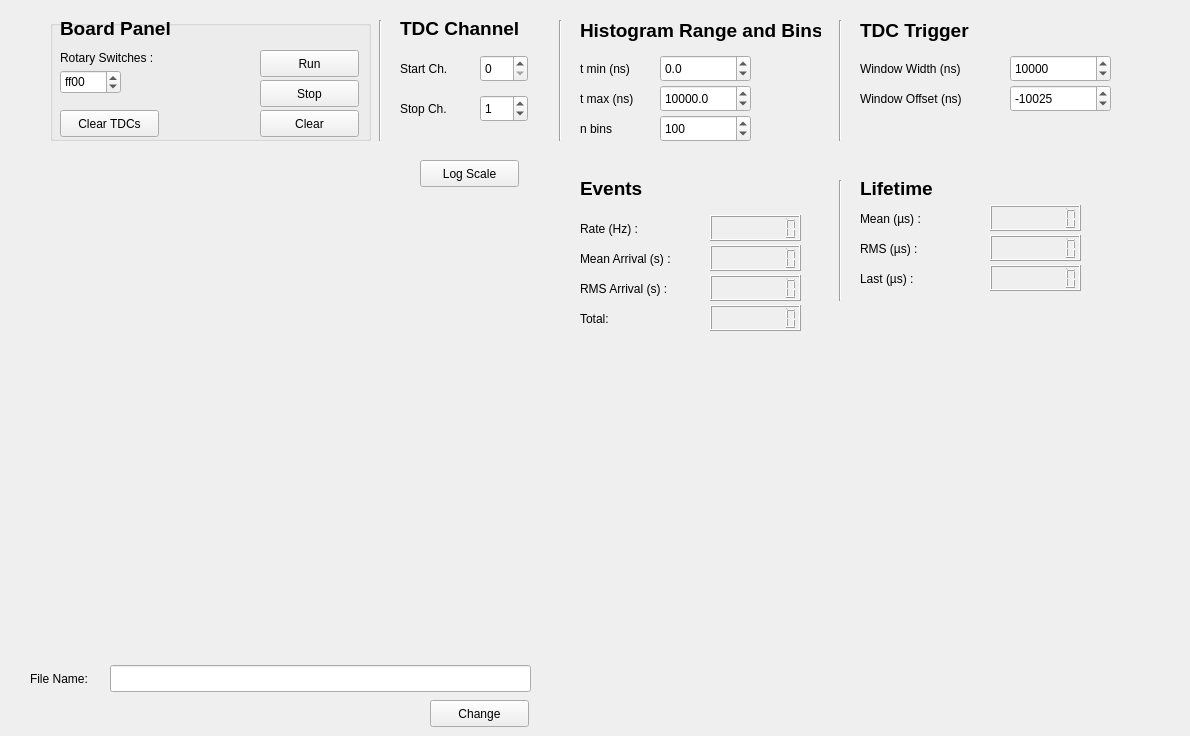
    <widget class="QWidget" name="tab_3">
     <attribute name="title">
      <string>TDC</string>
     </attribute>
     <widget class="QGroupBox" name="groupBox_3">
      <property name="geometry">
       <rect>
        <x>50</x>
        <y>20</y>
        <width>321</width>
        <height>121</height>
       </rect>
      </property>
      <property name="title">
       <string/>
      </property>
      <widget class="QLabel" name="label_board_rotary_switches_tdc">
       <property name="geometry">
        <rect>
         <x>10</x>
         <y>30</y>
         <width>121</width>
         <height>16</height>
        </rect>
       </property>
       <property name="text">
        <string>Rotary Switches :</string>
       </property>
      </widget>
      <widget class="QSpinBox" name="spinBox_rotary_switches_tdc">
       <property name="geometry">
        <rect>
         <x>10</x>
         <y>50</y>
         <width>61</width>
         <height>24</height>
        </rect>
       </property>
       <property name="inputMethodHints">
        <set>Qt::ImhDigitsOnly</set>
       </property>
       <property name="prefix">
        <string/>
       </property>
       <property name="maximum">
        <number>65535</number>
       </property>
       <property name="value">
        <number>65280</number>
       </property>
       <property name="displayIntegerBase">
        <number>16</number>
       </property>
      </widget>
      <widget class="QPushButton" name="pushButton_clear_tdc">
       <property name="geometry">
        <rect>
         <x>10</x>
         <y>90</y>
         <width>99</width>
         <height>27</height>
        </rect>
       </property>
       <property name="text">
        <string>Clear TDCs</string>
       </property>
      </widget>
      <widget class="QLabel" name="board_pannel_label">
       <property name="geometry">
        <rect>
         <x>10</x>
         <y>0</y>
         <width>121</width>
         <height>17</height>
        </rect>
       </property>
       <property name="font">
        <font>
         <pointsize>14</pointsize>
         <weight>75</weight>
         <bold>true</bold>
        </font>
       </property>
       <property name="text">
        <string>Board Panel</string>
       </property>
      </widget>
      <widget class="QPushButton" name="pushButton_start_run">
       <property name="geometry">
        <rect>
         <x>210</x>
         <y>30</y>
         <width>99</width>
         <height>27</height>
        </rect>
       </property>
       <property name="text">
        <string>Run</string>
       </property>
      </widget>
      <widget class="QPushButton" name="pushButton_stop_run">
       <property name="geometry">
        <rect>
         <x>210</x>
         <y>60</y>
         <width>99</width>
         <height>27</height>
        </rect>
       </property>
       <property name="text">
        <string>Stop</string>
       </property>
      </widget>
      <widget class="QPushButton" name="pushButton_clear_bars">
       <property name="geometry">
        <rect>
         <x>210</x>
         <y>90</y>
         <width>99</width>
         <height>27</height>
        </rect>
       </property>
       <property name="text">
        <string>Clear</string>
       </property>
      </widget>
     </widget>
     <widget class="QCustomPlot" name="widget_qcp" native="true">
      <property name="geometry">
       <rect>
        <x>30</x>
        <y>150</y>
        <width>501</width>
        <height>501</height>
       </rect>
      </property>
      <widget class="QPushButton" name="log_pushButton">
       <property name="geometry">
        <rect>
         <x>390</x>
         <y>10</y>
         <width>99</width>
         <height>27</height>
        </rect>
       </property>
       <property name="text">
        <string>Log Scale</string>
       </property>
      </widget>
     </widget>
     <widget class="QWidget" name="widget_bar_config" native="true">
      <property name="geometry">
       <rect>
        <x>570</x>
        <y>20</y>
        <width>251</width>
        <height>131</height>
       </rect>
      </property>
      <widget class="QDoubleSpinBox" name="doubleSpinBox_tmin">
       <property name="geometry">
        <rect>
         <x>90</x>
         <y>35</y>
         <width>91</width>
         <height>27</height>
        </rect>
       </property>
       <property name="decimals">
        <number>1</number>
       </property>
       <property name="minimum">
        <double>-100000.000000000000000</double>
       </property>
       <property name="maximum">
        <double>100000.000000000000000</double>
       </property>
       <property name="singleStep">
        <double>0.200000000000000</double>
       </property>
       <property name="value">
        <double>0.000000000000000</double>
       </property>
      </widget>
      <widget class="QLabel" name="label_tmax">
       <property name="geometry">
        <rect>
         <x>10</x>
         <y>70</y>
         <width>67</width>
         <height>17</height>
        </rect>
       </property>
       <property name="text">
        <string>t max (ns)</string>
       </property>
      </widget>
      <widget class="QLabel" name="label_nbins">
       <property name="geometry">
        <rect>
         <x>10</x>
         <y>100</y>
         <width>67</width>
         <height>17</height>
        </rect>
       </property>
       <property name="text">
        <string>n bins</string>
       </property>
      </widget>
      <widget class="QSpinBox" name="spinBox_nbins">
       <property name="geometry">
        <rect>
         <x>90</x>
         <y>95</y>
         <width>91</width>
         <height>27</height>
        </rect>
       </property>
       <property name="minimum">
        <number>1</number>
       </property>
       <property name="maximum">
        <number>1000</number>
       </property>
       <property name="value">
        <number>100</number>
       </property>
      </widget>
      <widget class="QDoubleSpinBox" name="doubleSpinBox_tmax">
       <property name="geometry">
        <rect>
         <x>90</x>
         <y>65</y>
         <width>91</width>
         <height>27</height>
        </rect>
       </property>
       <property name="decimals">
        <number>1</number>
       </property>
       <property name="maximum">
        <double>150000.000000000000000</double>
       </property>
       <property name="singleStep">
        <double>0.200000000000000</double>
       </property>
       <property name="value">
        <double>10000.000000000000000</double>
       </property>
      </widget>
      <widget class="QLabel" name="label_tmin">
       <property name="geometry">
        <rect>
         <x>10</x>
         <y>40</y>
         <width>67</width>
         <height>17</height>
        </rect>
       </property>
       <property name="text">
        <string>t min (ns)</string>
       </property>
      </widget>
      <widget class="QLabel" name="histo_param_label">
       <property name="geometry">
        <rect>
         <x>10</x>
         <y>0</y>
         <width>241</width>
         <height>21</height>
        </rect>
       </property>
       <property name="font">
        <font>
         <pointsize>14</pointsize>
         <weight>75</weight>
         <bold>true</bold>
        </font>
       </property>
       <property name="text">
        <string>Histogram Range and Bins</string>
       </property>
      </widget>
     </widget>
     <widget class="QWidget" name="tdc_channel_widget" native="true">
      <property name="geometry">
       <rect>
        <x>390</x>
        <y>20</y>
        <width>151</width>
        <height>121</height>
       </rect>
      </property>
      <widget class="QLabel" name="label_5">
       <property name="geometry">
        <rect>
         <x>10</x>
         <y>80</y>
         <width>67</width>
         <height>17</height>
        </rect>
       </property>
       <property name="text">
        <string>Stop Ch.</string>
       </property>
      </widget>
      <widget class="QLabel" name="label_4">
       <property name="geometry">
        <rect>
         <x>10</x>
         <y>40</y>
         <width>67</width>
         <height>17</height>
        </rect>
       </property>
       <property name="text">
        <string>Start Ch.</string>
       </property>
      </widget>
      <widget class="QSpinBox" name="tdc_start_spinBox">
       <property name="geometry">
        <rect>
         <x>90</x>
         <y>35</y>
         <width>48</width>
         <height>27</height>
        </rect>
       </property>
      </widget>
      <widget class="QSpinBox" name="tdc_stop_spinBox">
       <property name="geometry">
        <rect>
         <x>90</x>
         <y>75</y>
         <width>48</width>
         <height>27</height>
        </rect>
       </property>
       <property name="value">
        <number>1</number>
       </property>
      </widget>
      <widget class="QLabel" name="tdc_channel_label">
       <property name="geometry">
        <rect>
         <x>10</x>
         <y>0</y>
         <width>131</width>
         <height>17</height>
        </rect>
       </property>
       <property name="font">
        <font>
         <pointsize>14</pointsize>
         <weight>75</weight>
         <bold>true</bold>
        </font>
       </property>
       <property name="text">
        <string>TDC Channel</string>
       </property>
      </widget>
     </widget>
     <widget class="Line" name="line_5">
      <property name="geometry">
       <rect>
        <x>370</x>
        <y>20</y>
        <width>20</width>
        <height>121</height>
       </rect>
      </property>
      <property name="orientation">
       <enum>Qt::Vertical</enum>
      </property>
     </widget>
     <widget class="Line" name="line_6">
      <property name="geometry">
       <rect>
        <x>550</x>
        <y>20</y>
        <width>20</width>
        <height>121</height>
       </rect>
      </property>
      <property name="orientation">
       <enum>Qt::Vertical</enum>
      </property>
     </widget>
     <widget class="QWidget" name="widget_2" native="true">
      <property name="geometry">
       <rect>
        <x>570</x>
        <y>180</y>
        <width>251</width>
        <height>161</height>
       </rect>
      </property>
      <widget class="QLabel" name="events_label">
       <property name="geometry">
        <rect>
         <x>10</x>
         <y>0</y>
         <width>67</width>
         <height>17</height>
        </rect>
       </property>
       <property name="font">
        <font>
         <pointsize>14</pointsize>
         <weight>75</weight>
         <bold>true</bold>
        </font>
       </property>
       <property name="text">
        <string>Events</string>
       </property>
      </widget>
      <widget class="QLabel" name="rate_label">
       <property name="geometry">
        <rect>
         <x>10</x>
         <y>40</y>
         <width>101</width>
         <height>17</height>
        </rect>
       </property>
       <property name="text">
        <string>Rate (Hz) :</string>
       </property>
      </widget>
      <widget class="QLabel" name="mean_arrival_label">
       <property name="geometry">
        <rect>
         <x>10</x>
         <y>70</y>
         <width>121</width>
         <height>17</height>
        </rect>
       </property>
       <property name="text">
        <string>Mean Arrival (s) :</string>
       </property>
      </widget>
      <widget class="QLabel" name="rms_arrival_label">
       <property name="geometry">
        <rect>
         <x>10</x>
         <y>100</y>
         <width>121</width>
         <height>17</height>
        </rect>
       </property>
       <property name="text">
        <string>RMS Arrival (s) :</string>
       </property>
      </widget>
      <widget class="QLabel" name="total_label">
       <property name="geometry">
        <rect>
         <x>10</x>
         <y>130</y>
         <width>101</width>
         <height>17</height>
        </rect>
       </property>
       <property name="text">
        <string>Total:</string>
       </property>
      </widget>
      <widget class="QLCDNumber" name="rate_lcdNumber">
       <property name="geometry">
        <rect>
         <x>140</x>
         <y>35</y>
         <width>91</width>
         <height>26</height>
        </rect>
       </property>
       <property name="smallDecimalPoint">
        <bool>false</bool>
       </property>
       <property name="digitCount">
        <number>8</number>
       </property>
      </widget>
      <widget class="QLCDNumber" name="mean_arrival_lcdNumber">
       <property name="geometry">
        <rect>
         <x>140</x>
         <y>65</y>
         <width>91</width>
         <height>26</height>
        </rect>
       </property>
       <property name="smallDecimalPoint">
        <bool>false</bool>
       </property>
       <property name="digitCount">
        <number>8</number>
       </property>
      </widget>
      <widget class="QLCDNumber" name="rms_arrival_lcdNumber">
       <property name="geometry">
        <rect>
         <x>140</x>
         <y>95</y>
         <width>91</width>
         <height>26</height>
        </rect>
       </property>
       <property name="smallDecimalPoint">
        <bool>false</bool>
       </property>
       <property name="digitCount">
        <number>8</number>
       </property>
      </widget>
      <widget class="QLCDNumber" name="total_lcdNumber">
       <property name="geometry">
        <rect>
         <x>140</x>
         <y>125</y>
         <width>91</width>
         <height>26</height>
        </rect>
       </property>
       <property name="smallDecimalPoint">
        <bool>false</bool>
       </property>
       <property name="digitCount">
        <number>8</number>
       </property>
      </widget>
     </widget>
     <widget class="QWidget" name="widget_3" native="true">
      <property name="geometry">
       <rect>
        <x>850</x>
        <y>180</y>
        <width>251</width>
        <height>121</height>
       </rect>
      </property>
      <widget class="QLabel" name="lifetime_label">
       <property name="geometry">
        <rect>
         <x>10</x>
         <y>0</y>
         <width>81</width>
         <height>17</height>
        </rect>
       </property>
       <property name="font">
        <font>
         <pointsize>14</pointsize>
         <weight>75</weight>
         <bold>true</bold>
        </font>
       </property>
       <property name="text">
        <string>Lifetime</string>
       </property>
      </widget>
      <widget class="QLabel" name="mean_lifetime_label">
       <property name="geometry">
        <rect>
         <x>10</x>
         <y>30</y>
         <width>91</width>
         <height>17</height>
        </rect>
       </property>
       <property name="text">
        <string>Mean (µs) :</string>
       </property>
      </widget>
      <widget class="QLabel" name="rms_lifetime_label">
       <property name="geometry">
        <rect>
         <x>10</x>
         <y>60</y>
         <width>81</width>
         <height>17</height>
        </rect>
       </property>
       <property name="text">
        <string>RMS (µs) : </string>
       </property>
      </widget>
      <widget class="QLabel" name="last_label">
       <property name="geometry">
        <rect>
         <x>10</x>
         <y>90</y>
         <width>81</width>
         <height>17</height>
        </rect>
       </property>
       <property name="text">
        <string>Last (µs) :</string>
       </property>
      </widget>
      <widget class="QLCDNumber" name="mean_lifetime_lcdNumber">
       <property name="geometry">
        <rect>
         <x>140</x>
         <y>25</y>
         <width>91</width>
         <height>26</height>
        </rect>
       </property>
       <property name="smallDecimalPoint">
        <bool>false</bool>
       </property>
       <property name="digitCount">
        <number>8</number>
       </property>
      </widget>
      <widget class="QLCDNumber" name="rms_lifetime_lcdNumber">
       <property name="geometry">
        <rect>
         <x>140</x>
         <y>55</y>
         <width>91</width>
         <height>26</height>
        </rect>
       </property>
       <property name="smallDecimalPoint">
        <bool>false</bool>
       </property>
       <property name="digitCount">
        <number>8</number>
       </property>
      </widget>
      <widget class="QLCDNumber" name="last_lifetime_lcdNumber">
       <property name="geometry">
        <rect>
         <x>140</x>
         <y>85</y>
         <width>91</width>
         <height>26</height>
        </rect>
       </property>
       <property name="smallDecimalPoint">
        <bool>false</bool>
       </property>
       <property name="digitCount">
        <number>8</number>
       </property>
      </widget>
     </widget>
     <widget class="QWidget" name="tdc_trigger_widget" native="true">
      <property name="geometry">
       <rect>
        <x>850</x>
        <y>20</y>
        <width>331</width>
        <height>131</height>
       </rect>
      </property>
      <widget class="QLabel" name="tdc_trigger_label">
       <property name="geometry">
        <rect>
         <x>10</x>
         <y>0</y>
         <width>121</width>
         <height>21</height>
        </rect>
       </property>
       <property name="font">
        <font>
         <pointsize>14</pointsize>
         <weight>75</weight>
         <bold>true</bold>
        </font>
       </property>
       <property name="text">
        <string>TDC Trigger</string>
       </property>
      </widget>
      <widget class="QLabel" name="window_width_label">
       <property name="geometry">
        <rect>
         <x>10</x>
         <y>40</y>
         <width>141</width>
         <height>17</height>
        </rect>
       </property>
       <property name="text">
        <string>Window Width (ns)</string>
       </property>
      </widget>
      <widget class="QLabel" name="window_offset_label">
       <property name="geometry">
        <rect>
         <x>10</x>
         <y>70</y>
         <width>141</width>
         <height>17</height>
        </rect>
       </property>
       <property name="text">
        <string>Window Offset (ns)</string>
       </property>
      </widget>
      <widget class="QSpinBox" name="window_width_spinBox">
       <property name="geometry">
        <rect>
         <x>160</x>
         <y>35</y>
         <width>101</width>
         <height>27</height>
        </rect>
       </property>
       <property name="layoutDirection">
        <enum>Qt::LeftToRight</enum>
       </property>
       <property name="autoFillBackground">
        <bool>false</bool>
       </property>
       <property name="prefix">
        <string/>
       </property>
       <property name="minimum">
        <number>25</number>
       </property>
       <property name="maximum">
        <number>100000</number>
       </property>
       <property name="singleStep">
        <number>25</number>
       </property>
       <property name="value">
        <number>10000</number>
       </property>
      </widget>
      <widget class="QSpinBox" name="window_offset_spinBox">
       <property name="geometry">
        <rect>
         <x>160</x>
         <y>65</y>
         <width>101</width>
         <height>27</height>
        </rect>
       </property>
       <property name="minimum">
        <number>-50000</number>
       </property>
       <property name="maximum">
        <number>900</number>
       </property>
       <property name="singleStep">
        <number>25</number>
       </property>
       <property name="value">
        <number>-10025</number>
       </property>
      </widget>
     </widget>
     <widget class="Line" name="line_7">
      <property name="geometry">
       <rect>
        <x>830</x>
        <y>20</y>
        <width>20</width>
        <height>121</height>
       </rect>
      </property>
      <property name="orientation">
       <enum>Qt::Vertical</enum>
      </property>
     </widget>
     <widget class="Line" name="line_8">
      <property name="geometry">
       <rect>
        <x>830</x>
        <y>180</y>
        <width>20</width>
        <height>121</height>
       </rect>
      </property>
      <property name="orientation">
       <enum>Qt::Vertical</enum>
      </property>
     </widget>
     <widget class="QLabel" name="label_2">
      <property name="geometry">
       <rect>
        <x>30</x>
        <y>670</y>
        <width>91</width>
        <height>17</height>
       </rect>
      </property>
      <property name="text">
       <string>File Name:</string>
      </property>
     </widget>
     <widget class="QLineEdit" name="file_name_lineEdit">
      <property name="geometry">
       <rect>
        <x>110</x>
        <y>665</y>
        <width>421</width>
        <height>27</height>
       </rect>
      </property>
     </widget>
     <widget class="QPushButton" name="file_name_pushButton">
      <property name="geometry">
       <rect>
        <x>430</x>
        <y>700</y>
        <width>99</width>
        <height>27</height>
       </rect>
      </property>
      <property name="text">
       <string>Change</string>
      </property>
     </widget>
    </widget>
